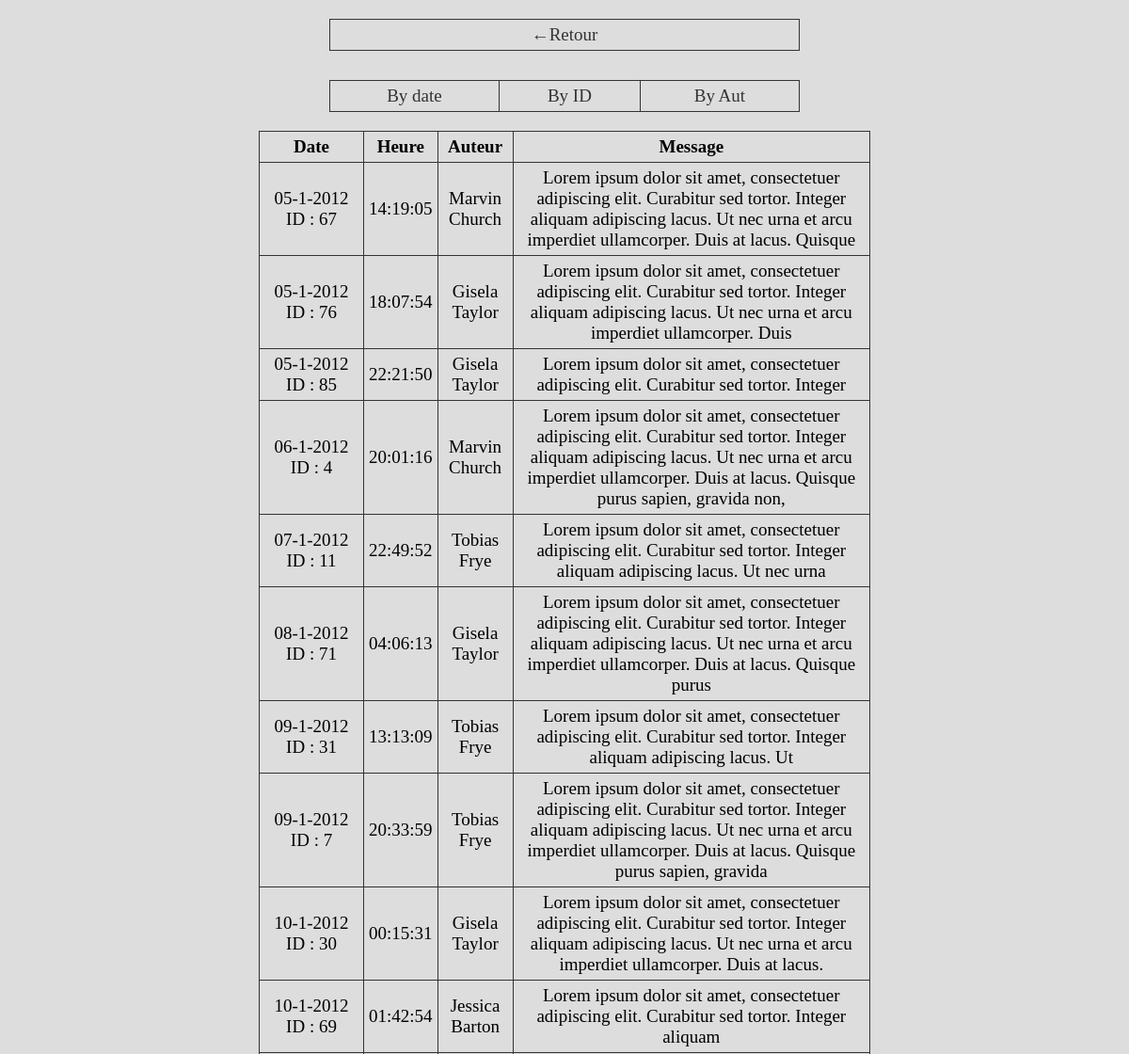
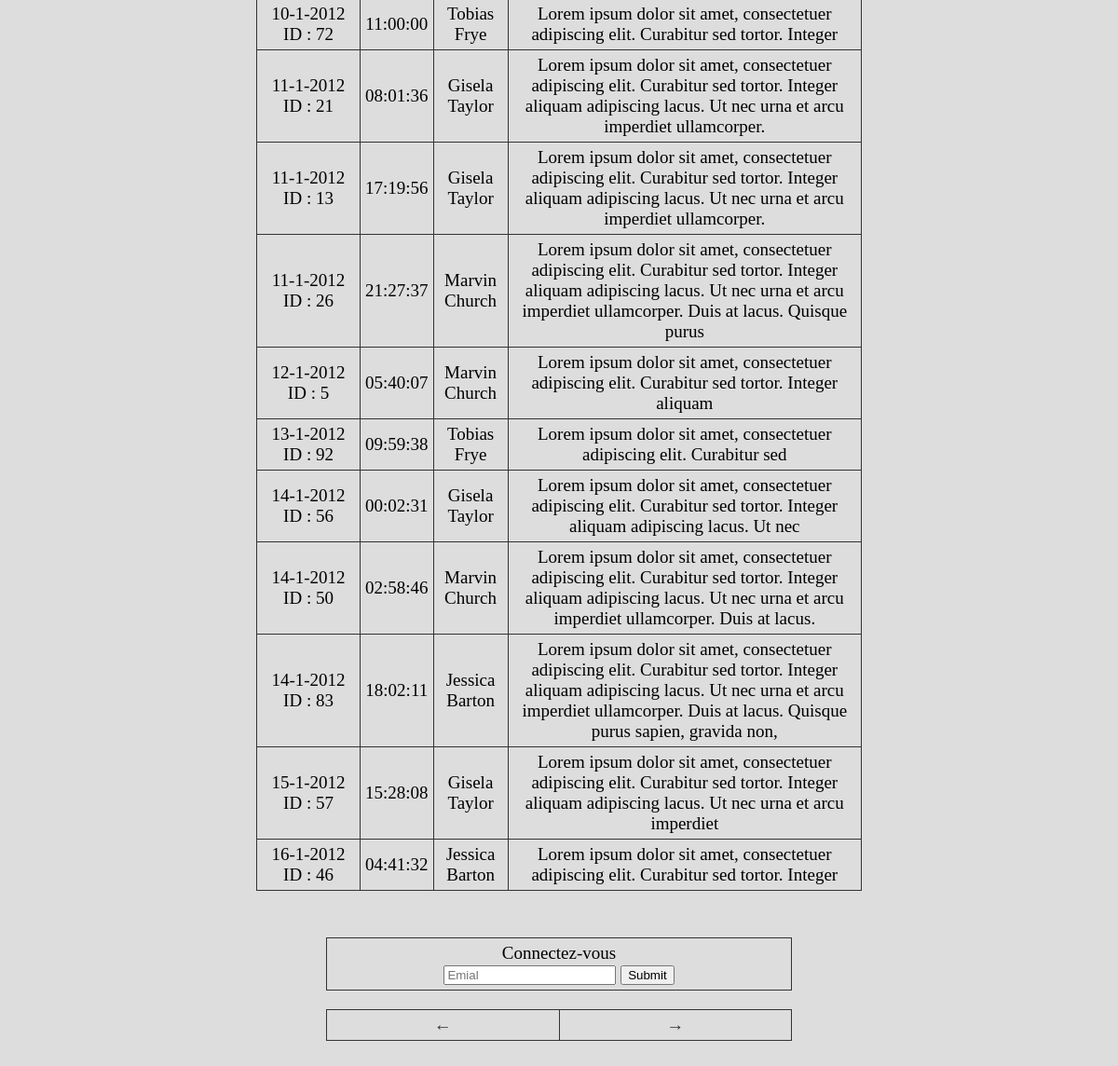
/messages.php?id=1&bydate&, run on the app's committed database (2 pictures, top to bottom).
### tables this page shows
CREATE TABLE IF NOT EXISTS `message` (
    `m_id` INT(11) NOT NULL AUTO_INCREMENT,
    `m_contenu` VARCHAR(2040) NOT NULL,
    `m_date` DATETIME NOT NULL,
    `m_auteur_fk` INT(11) NOT NULL,
    `m_conversation_fk` INT(11) NOT NULL,
    PRIMARY KEY( `m_id` ),
    INDEX( `m_auteur_fk`, `m_conversation_fk` ),
    CONSTRAINT `message_to_user` FOREIGN KEY ( `m_auteur_fk` ) REFERENCES `user` ( `u_id` ) ON UPDATE CASCADE ON DELETE RESTRICT,
    CONSTRAINT `message_to_conversation` FOREIGN KEY ( `m_conversation_fk` ) REFERENCES `conversation` ( `c_id` ) ON UPDATE CASCADE ON DELETE RESTRICT
);

### classes/modal.class.php (called while the page is built, shortened)
<?php
class Modal {
    public function __construct()
    {
        try
        {
            $pdo_option = [ PDO::ATTR_ERRMODE => PDO::ERRMODE_EXCEPTION,
                            PDO::MYSQL_ATTR_INIT_COMMAND => 'SET NAMES utf8 COLLATE utf8_general_ci' ];
            $this->bdd= new PDO ('mysql:host=localhost;dbname=messages','root', '' , $pdo_option);
        }
        catch(PDOException $msg)
        {
            die($msg -> getMessage());
        }
    }
}

### classes/conversationModal.class.php (called while the page is built, shortened)
<?php
class ConversationModal extends Modal {
    private $conv;
    private $msgModal;
    private $fullConv;
    public function __construct($id)
    {
        $this->getFullConv($id);
        $this->conv = new Conversation();
        $this->conv -> setCid($this->getId($id));
        $this->conv -> setCdate($this->getDate($id));
        $this->conv -> setCheure($this->getHeure($id));
        $this->conv -> setCter($this->getTerm($id));
        $this->conv -> setC_nb_msg($this->getNbMsg($id));
        $this->msgModal = new MesgModal();
        $this->conv -> setCmsg($this->setAllMsg($this->getAllMsg($id)));
    }
    public function getAllMsg($conv_id)
    {
        $orderby="";
        if(isset($_GET['byid']))
        {
            $orderby = 'ORDER BY m_id ASC';
        }
        elseif(isset($_GET['bydate']))
        {
            $orderby = 'ORDER BY m_date ASC';
        }
        elseif(isset($_GET['byaut']))
        {
            $orderby = 'GROUP BY user.u_prenom , user.u_nom';
        }
        if(($resource = $this->bdd->prepare('SELECT *  FROM message INNER JOIN user ON message.m_auteur_fk = user.u_id WHERE m_conversation_fk = :id '.$orderby.';'))!==FALSE)
        {
            if($resource->execute(array("id"=>$conv_id)))
            {
                if(($array = $resource->fetchAll(PDO::FETCH_ASSOC))!==FALSE)
                {
                    return $array;
                }
            }
        }
    }
    public function setAllMsg($array)
    {
        foreach($array as $msg)
        {
           $this->msgs[] = $this->msgModal->newMsg($msg['m_id']);
        }
        if(!empty($this->msgs))
        {
            return $this->msgs;
        }
    }
    public function getConv()
    {
        return $this->conv;
    }
    private function getId($id)
    {
        return $id;
    }
    public function getFullConv($id)
    {
        if(($resource = $this->bdd->prepare('SELECT DISTINCT * , COUNT(DISTINCT message.m_id) , DATE_FORMAT(c_date, "%d-%c-%Y") AS formatedDate FROM conversation LEFT JOIN message ON conversation.c_id = message.m_conversation_fk  WHERE conversation.c_id = :id GROUP BY conversation.c_id'))!==FALSE)
        {
            if($resource->execute(array("id"=>$id)))
            {
               if(($array = $resource->fetch())!==FALSE)
                {
                    $this->fullConv = $array;
                    return $array;
                }
            }
        }
    }
    public function getDate()
    {
      return $this->fullConv['formatedDate'];
    }
    private function getHeure()
    {
        return  substr($this->fullConv["c_date"], 11 , 8);
    }
    private function getTerm()
    {
        return $this->fullConv["c_termine"];
    }
    private function getNbMsg()
    {
        return ($this->fullConv["COUNT(DISTINCT message.m_id)"]);
    }
}

### classes/mesgModal.class.php (called while the page is built, shortened)
<?php
class MesgModal extends Modal {
    private $msg;
    public function newMsg($id)
    {
        $msg = new Mesg();
        $this->getSetMesg($id);
        $msg->setId($this->getID($id));
        $msg->setNom($this->getNom($id));
        $msg->setDate($this->getDate($id));
        $msg->setMsg($this->getMsg($id));
        $msg->setHeure($this->getHeure($id));
        return $msg;
    }
    public function getID($id)
    {
        return $id;
    }
    public function getSetMesg($id)
    {
        if(($resource = $this->bdd->prepare('SELECT * , DATE_FORMAT(m_date, "%d-%c-%Y") AS formatedDate FROM message INNER JOIN user ON message.m_auteur_fk = user.u_id  WHERE message.m_id = :id'))!==FALSE)
        {
            if($resource->execute(array("id"=>$id)))
            {
               if(($array = $resource->fetchAll(PDO::FETCH_ASSOC))!==FALSE)
                {
                    $this->msg = $array;
                    return $array;
                }
            }
        }
    }
    public function getNom()
    {
        $prenom = $this->msg[0]['u_prenom'] . " " . $this->msg[0]['u_nom'];
        return $prenom;
    }
    public function getDate()
    {
                    return $this->msg[0]["formatedDate"];
    }
    public function getHeure()
    {
                    $array = substr($this->msg[0]["m_date"], 11 , 8);
                    return $array;
    }
    public function getMsg()
    {
                return $this->msg[0]["m_contenu"];
    }
}

### classes/conversation.class.php (called while the page is built, shortened)
<?php
class Conversation {
    private $c_heure;
    private $c_msgs;
    public function setCheure($heure)
    {
         $this->c_heure = $heure;
    }
    public function setCmsg($msg)
    {
        $this->c_msgs = $msg;
    }
    public function getCheure()
    {
        return $this->c_heure;
    }
    public function getCmsg()
    {
        return $this->c_msgs;
    }
}

### classes/mesg.class.php (the view)
<?php
class Mesg {
    private $id;
    private $date;
    private $heure;
    private $nomPrenom;
    private $msg;
    public function setId($value)
    {
        $this->id = $value;
    }
    public function setDate($value)
    {
        $this->date = $value;
    }
    public function setHeure($value)
    {
        $this->heure = $value;
    }
    public function setNom($value)
    {
        $this->nomPrenom = $value;
    }
    public function setMsg($value)
    {
        $this->msg = $value;
    }
    public function getId()
    {
        return $this->id;
    }
    public function getDate()
    {
        return $this->date;
    }
    public function getHeure()
    {
        return $this->heure;
    }
    public function getNomPren()
    {
        return $this->nomPrenom;
    }
    public function getMsg()
    {
        return $this->msg;
    }
    public function __toString()
    {
        return '
        <tr>
        <td>'.$this->getDate().' <br> ID : '.$this->getId().'</td>
        <td>'.$this->getHeure().'</td>
        <td>'.$this->getNomPren().'</td>
        <td>'.$this->getMsg().'</td>
        </tr>
        ';
    }
}

### messages.php (shortened to what this page needs)
<?php
function loadClass( $className )
{
    $_str_file = 'classes/' .$className. '.class.php';
}
    $p=null;
         ?>
<!DOCTYPE html>
<html lang="en">
<head>
   <link rel="stylesheet" type="text/css" href="styles/index.css" />
</head>
<body>
    <table>
        <tr>
            <td><a href="./index.php" style="display: block; width: 100%; height: 100%;">&#8592;Retour</a></td>
        </tr>
    </table>
    <br>
    <table>
        <tr>
            <td><a href="?id=<?php echo $_GET['id']; ?>&bydate&<?php echo $p; ?>" style="display: block; width: 100%; height: 100%;">By date</a></td>
            <td><a href="?id=<?php echo $_GET['id']; ?>&byid" style="display: block; width: 100%; height: 100%;">By ID</a></td>
            <td><a href="?id=<?php echo $_GET['id']; ?>&byaut" style="display: block; width: 100%; height: 100%;">By Aut</a></td>
        </tr>
    </table>
    <?php
    $convMod = new ConversationModal($_GET['id']);
    if($convMod->getConv()->getCheure()!=NULL)
    {
        $conv = $convMod->getConv();
        $msgs = $conv->getCmsg();
        if($msgs!=NULL)
        {
            echo '<table style="width:650px; margin-bottom:50px;">
            <tr>
                <td style="width:100px"><strong>Date</strong></td>
                <td><strong>Heure</strong></td>
                <td><strong>Auteur</strong></td>
                <td><strong>Message</strong></td>
            </tr';
           $init=null;
           $end=null;
           if(!isset($_GET['p']) OR $_GET['p']==1)
           {
                $init = 0;
           }
           elseif(is_numeric($_GET['p']))
           {
                $init = $_GET['p'] * 20;
           }
           if(!isset($_GET['p']) OR $_GET['p']==1)
           {
                $end = 20;
           }
           elseif(is_numeric($_GET['p']))
           {
                $end = $init + 20;
           }
            for($i=$init;$i<=$end;$i++)
            {
                if(!isset($msgs[$i]))
                {
                    break;
                }
                else
                {
                  echo $msgs[$i];
                }
            }
            echo '</table>';
            $prev=null;
            if(!isset($_GET['p']) OR $_GET['p']==1)
            {
                $prev=1;
            }
            elseif(is_numeric($_GET['p']))
            {
                $prev=$_GET['p'] - 1;
            }
            $next=null;
            if(!isset($_GET['p']) OR $_GET['p']==1)
            {
                $next=2;
            }
            elseif(is_numeric($_GET['p']))
            {
                $next=$_GET['p'] + 1;
            }
                    ?><script type="text/javascript">
                   </script><?php
            $tri=null;
            if(isset($_GET['byid']))
            {
               $tri = "byid";
            }
            elseif(isset($_GET['bydate']))
            {
               $tri = "bydate";
            }
            elseif(isset($_GET['byaut']))
            {
               $tri = "byaut";
            }
            if(isset($_SESSION['me']))
            {
               ?>
               <table>
                  <tr>
                     <td>
                        <form method="post" action="<?php echo (isset($_SERVER['HTTPS']) ? "https" : "http") . "://$_SERVER[HTTP_HOST]$_SERVER[REQUEST_URI]"; ?>&post">
                           <label for="cont">Message</label><br>
                           <textarea name="cont" cols="50" rows="20" placeholder="Contenue..."></textarea><br>
                           <input type="submit" value="Publier">
                        </form>
                     </td>
                  </tr>
               </table>
               <?php
            }
            else
            {
               ?>
               <table>
                  <tr>
                     <td>
                        <form method="post" action="<?php echo (isset($_SERVER['HTTPS']) ? "https" : "http") . "://$_SERVER[HTTP_HOST]$_SERVER[REQUEST_URI]"; ?>&cont">
                           <label for="email">Connectez-vous</label><br>
                           <input type="text" name="email" placeholder="Emial">
                           <input type="submit">
                        </form>
                     </td>
                  </tr>
               </table>
               <?php
            }
        ?>
        <table style="margin-bottom: 100px;">
            <tr>
                <td><a href="?id=<?php echo $_GET['id']; ?>&p=<?php echo $prev ?>&<?php echo $tri; ?>" style="display: block; width: 100%; height: 100%;">&larr;</a></td>
                <td><a href="?id=<?php echo $_GET['id']; ?>&p=<?php echo $next ?>&<?php echo $tri; ?>" style="display: block; width: 100%; height: 100%;">&rarr;</a></td>
            </tr>
        </table>
        <?php
        }
    }
    else
    {
       ?><script type="text/javascript">
        window.location.href = "./404.php";
       </script><?php
    }
    ?>
</body>
</html>

### styles/index.css (style rules this page uses)
html { font-size: 62.5%; }
body { margin: 0; background-color: #ddd; }
table { width: 500px; margin: auto; text-align: center; border-collapse: collapse; margin-top: 20px; }
table td { padding: 5px; font-size: 1.9rem; border: solid 1px #333; }
a { color: #333; text-decoration: none; }

### data on the page
message: Date "05-1-2012", m_id "67", m_date "14:19:05", NomPren "Marvin Church", m_contenu "Lorem ipsum dolor sit amet, consectetuer adipiscing elit. Curabitur sed tortor. Integer aliquam adipiscing lacus. Ut nec urna et arcu imperdiet ullamcorper. Duis at lacus. Quisque"
message: Date "05-1-2012", m_id "76", m_date "18:07:54", NomPren "Gisela Taylor", m_contenu "Lorem ipsum dolor sit amet, consectetuer adipiscing elit. Curabitur sed tortor. Integer aliquam adipiscing lacus. Ut nec urna et arcu imperdiet ullamcorper. Duis"
message: Date "05-1-2012", m_id "85", m_date "22:21:50", NomPren "Gisela Taylor", m_contenu "Lorem ipsum dolor sit amet, consectetuer adipiscing elit. Curabitur sed tortor. Integer"
message: Date "06-1-2012", m_id "4", m_date "20:01:16", NomPren "Marvin Church", m_contenu "Lorem ipsum dolor sit amet, consectetuer adipiscing elit. Curabitur sed tortor. Integer aliquam adipiscing lacus. Ut nec urna et arcu imperdiet ullamcorper. Duis at lacus. Quisque purus sapien, gravida non,"
message: Date "07-1-2012", m_id "11", m_date "22:49:52", NomPren "Tobias Frye", m_contenu "Lorem ipsum dolor sit amet, consectetuer adipiscing elit. Curabitur sed tortor. Integer aliquam adipiscing lacus. Ut nec urna"
message: Date "08-1-2012", m_id "71", m_date "04:06:13", NomPren "Gisela Taylor", m_contenu "Lorem ipsum dolor sit amet, consectetuer adipiscing elit. Curabitur sed tortor. Integer aliquam adipiscing lacus. Ut nec urna et arcu imperdiet ullamcorper. Duis at lacus. Quisque purus"
message: Date "09-1-2012", m_id "31", m_date "13:13:09", NomPren "Tobias Frye", m_contenu "Lorem ipsum dolor sit amet, consectetuer adipiscing elit. Curabitur sed tortor. Integer aliquam adipiscing lacus. Ut"
message: Date "09-1-2012", m_id "7", m_date "20:33:59", NomPren "Tobias Frye", m_contenu "Lorem ipsum dolor sit amet, consectetuer adipiscing elit. Curabitur sed tortor. Integer aliquam adipiscing lacus. Ut nec urna et arcu imperdiet ullamcorper. Duis at lacus. Quisque purus sapien, gravida"
message: Date "10-1-2012", m_id "30", m_date "00:15:31", NomPren "Gisela Taylor", m_contenu "Lorem ipsum dolor sit amet, consectetuer adipiscing elit. Curabitur sed tortor. Integer aliquam adipiscing lacus. Ut nec urna et arcu imperdiet ullamcorper. Duis at lacus."
message: Date "10-1-2012", m_id "69", m_date "01:42:54", NomPren "Jessica Barton", m_contenu "Lorem ipsum dolor sit amet, consectetuer adipiscing elit. Curabitur sed tortor. Integer aliquam"
message: Date "10-1-2012", m_id "72", m_date "11:00:00", NomPren "Tobias Frye", m_contenu "Lorem ipsum dolor sit amet, consectetuer adipiscing elit. Curabitur sed tortor. Integer"
message: Date "11-1-2012", m_id "21", m_date "08:01:36", NomPren "Gisela Taylor", m_contenu "Lorem ipsum dolor sit amet, consectetuer adipiscing elit. Curabitur sed tortor. Integer aliquam adipiscing lacus. Ut nec urna et arcu imperdiet ullamcorper."
message: Date "11-1-2012", m_id "13", m_date "17:19:56", NomPren "Gisela Taylor", m_contenu "Lorem ipsum dolor sit amet, consectetuer adipiscing elit. Curabitur sed tortor. Integer aliquam adipiscing lacus. Ut nec urna et arcu imperdiet ullamcorper."
message: Date "11-1-2012", m_id "26", m_date "21:27:37", NomPren "Marvin Church", m_contenu "Lorem ipsum dolor sit amet, consectetuer adipiscing elit. Curabitur sed tortor. Integer aliquam adipiscing lacus. Ut nec urna et arcu imperdiet ullamcorper. Duis at lacus. Quisque purus"
message: Date "12-1-2012", m_id "5", m_date "05:40:07", NomPren "Marvin Church", m_contenu "Lorem ipsum dolor sit amet, consectetuer adipiscing elit. Curabitur sed tortor. Integer aliquam"
message: Date "13-1-2012", m_id "92", m_date "09:59:38", NomPren "Tobias Frye", m_contenu "Lorem ipsum dolor sit amet, consectetuer adipiscing elit. Curabitur sed"
message: Date "14-1-2012", m_id "56", m_date "00:02:31", NomPren "Gisela Taylor", m_contenu "Lorem ipsum dolor sit amet, consectetuer adipiscing elit. Curabitur sed tortor. Integer aliquam adipiscing lacus. Ut nec"
message: Date "14-1-2012", m_id "50", m_date "02:58:46", NomPren "Marvin Church", m_contenu "Lorem ipsum dolor sit amet, consectetuer adipiscing elit. Curabitur sed tortor. Integer aliquam adipiscing lacus. Ut nec urna et arcu imperdiet ullamcorper. Duis at lacus."
message: Date "14-1-2012", m_id "83", m_date "18:02:11", NomPren "Jessica Barton", m_contenu "Lorem ipsum dolor sit amet, consectetuer adipiscing elit. Curabitur sed tortor. Integer aliquam adipiscing lacus. Ut nec urna et arcu imperdiet ullamcorper. Duis at lacus. Quisque purus sapien, gravida non,"
message: Date "15-1-2012", m_id "57", m_date "15:28:08", NomPren "Gisela Taylor", m_contenu "Lorem ipsum dolor sit amet, consectetuer adipiscing elit. Curabitur sed tortor. Integer aliquam adipiscing lacus. Ut nec urna et arcu imperdiet"
message: Date "16-1-2012", m_id "46", m_date "04:41:32", NomPren "Jessica Barton", m_contenu "Lorem ipsum dolor sit amet, consectetuer adipiscing elit. Curabitur sed tortor. Integer"
